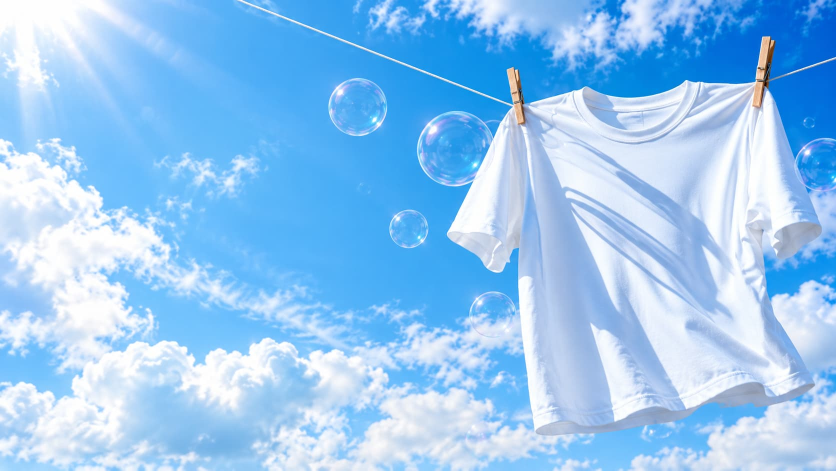
#> input picture src/assets/desktop-original.jpg, 1672 x 941 px, found by its file name (shown at 1/2 size); its folder holds only this picture in this run
$ python scene-masks.py
#> lines starting #> are read from the running program, lines starting #| are printed output that depends on the picture
"""Local motion controls only. Does not modify existing garment assets."""
import sys,json
from pathlib import Path
ROOT=Path(__file__).resolve().parents[4]
sys.path.insert(0,str(ROOT/'work/python-deps'))
import cv2
import numpy as np
from PIL import Image,ImageDraw

config={
 'desktop':{'bubbles':[[715,214,60,12,17,0],[910,299,77,8,14,.8],[817,458,40,8,13,1.9],[984,630,48,9,15,2.7],[1642,329,55,0,4,3.4],[1618,246,11,4,8,4.1]],'rope':[[470,0],[1035,211],[1530,165],[1672,114]],'sun':[155,125]},
 'mobile':{'bubbles':[[143,755,69,12,20,0],[302,846,67,9,18,.8],[230,986,33,8,15,1.9],[347,1114,40,9,18,2.7],[709,665,49,10,17,3.4],[885,558,18,7,13,4.1],[660,593,12,6,11,4.9],[384,514,11,6,10,5.6],[935,885,48,0,4,1.2],[901,819,10,5,9,2.3],[714,1417,19,7,14,3.7]],'rope':[[0,586],[421,762],[831,748],[941,718]],'sun':[80,140]}
}
for name,c in config.items():
 src=ROOT/f'outputs/hero-breeze/src/assets/{name}-original.jpg'
 rgb=np.array(Image.open(src).convert('RGB'));h,w=rgb.shape[:2]
#> further down, rgb is the input picture: shape (941, 1672, 3); mean R, G, B 147.9, 198.8, 243.3
#> after `h, w = rgb.shape[:2]`: h = 941; w = 1672
 # Cloud confidence from actual brightness/chroma, blurred into broad patches.
 f=rgb.astype(float)/255
 white=np.clip((f[:,:,0]-.37)/.38,0,1)*np.clip(1-(f[:,:,2]-f[:,:,0])/.48,0,1)
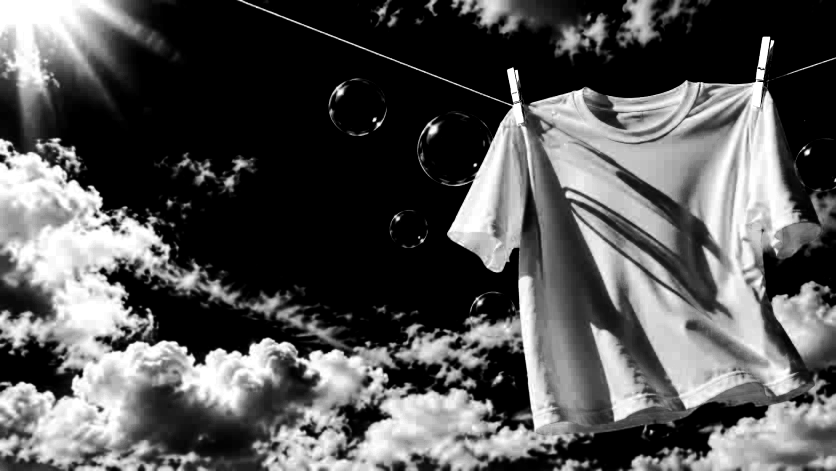
#> white: shape (941, 1672) float64 (shown at 1/2 size); min 0, max 1, mean 0.338
 clouds=cv2.GaussianBlur(white.astype('float32'),(0,0),18)
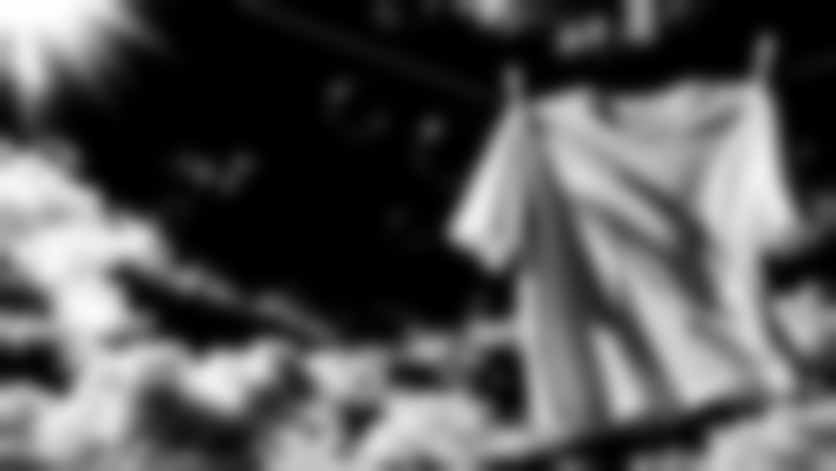
#> clouds: shape (941, 1672) float32 (shown at 1/2 size); min 0, max 1, mean 0.338
 protection=Image.new('L',(w,h));d=ImageDraw.Draw(protection)
#> after `protection = Image.new('L', (w, h))`: protection: PIL image 1672x941 L; every value is 0
 d.line([tuple(p) for p in c['rope']],fill=255,width=16)
 pins=json.loads(Path(__file__).with_name('contours.json').read_text())[name]['pins']
#> (reads scripts/hero-layers/contours.json from the repository)
 for poly in pins:d.polygon([tuple(p) for p in poly],fill=255)
 # Keep all original garment pixels and their immediate surroundings fixed.
#> (the run stopped early here; a loop or call above may not have finished)
